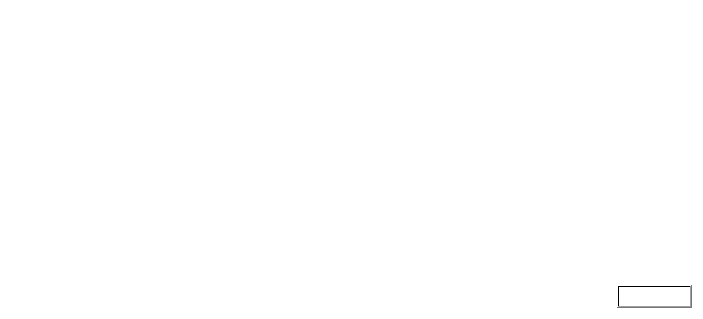
<?xml version="1.0" encoding="UTF-8"?>
<ui version="4.0">
 <class>AboutDialog</class>
 <widget class="QDialog" name="AboutDialog">
  <property name="geometry">
   <rect>
    <x>0</x>
    <y>0</y>
    <width>703</width>
    <height>319</height>
   </rect>
  </property>
  <property name="windowTitle">
   <string>About FileBit</string>
  </property>
  <property name="styleSheet">
   <string notr="true">background-color: qlineargradient(spread:pad, x1:0, y1:0, x2:1, y2:1, stop:0 rgba(252, 128, 128, 0), stop:1 rgba(255, 255, 255, 0));
color: rgb(255, 255, 255);</string>
  </property>
  <layout class="QHBoxLayout" name="horizontalLayout_2">
   <item>
    <widget class="QLabel" name="label_4">
     <property name="sizePolicy">
      <sizepolicy hsizetype="Preferred" vsizetype="Ignored">
       <horstretch>0</horstretch>
       <verstretch>0</verstretch>
      </sizepolicy>
     </property>
     <property name="pixmap">
      <pixmap resource="../bitcoin.qrc">:/images/about</pixmap>
     </property>
    </widget>
   </item>
   <item>
    <layout class="QVBoxLayout" name="verticalLayout_2">
     <item>
      <spacer name="verticalSpacer_2">
       <property name="orientation">
        <enum>Qt::Vertical</enum>
       </property>
       <property name="sizeHint" stdset="0">
        <size>
         <width>20</width>
         <height>40</height>
        </size>
       </property>
      </spacer>
     </item>
     <item>
      <layout class="QHBoxLayout" name="horizontalLayout">
       <item>
        <widget class="QLabel" name="label">
         <property name="cursor">
          <cursorShape>IBeamCursor</cursorShape>
         </property>
         <property name="text">
          <string>&lt;b&gt;FileBit&lt;/b&gt; version</string>
         </property>
         <property name="textInteractionFlags">
          <set>Qt::LinksAccessibleByMouse|Qt::TextSelectableByKeyboard|Qt::TextSelectableByMouse</set>
         </property>
        </widget>
       </item>
       <item>
        <widget class="QLabel" name="versionLabel">
         <property name="cursor">
          <cursorShape>IBeamCursor</cursorShape>
         </property>
         <property name="text">
          <string notr="true">0.3.666-beta</string>
         </property>
         <property name="textInteractionFlags">
          <set>Qt::LinksAccessibleByMouse|Qt::TextSelectableByKeyboard|Qt::TextSelectableByMouse</set>
         </property>
        </widget>
       </item>
       <item>
        <spacer name="horizontalSpacer">
         <property name="orientation">
          <enum>Qt::Horizontal</enum>
         </property>
         <property name="sizeHint" stdset="0">
          <size>
           <width>40</width>
           <height>20</height>
          </size>
         </property>
        </spacer>
       </item>
      </layout>
     </item>
     <item>
      <widget class="QLabel" name="copyrightLabel">
       <property name="cursor">
        <cursorShape>IBeamCursor</cursorShape>
       </property>
       <property name="text">
        <string>Copyright © 2009-2014 The Bitcoin developers
Copyright © 2014 The FileBit developers</string>
       </property>
       <property name="textInteractionFlags">
        <set>Qt::LinksAccessibleByMouse|Qt::TextSelectableByKeyboard|Qt::TextSelectableByMouse</set>
       </property>
      </widget>
     </item>
     <item>
      <widget class="QLabel" name="label_2">
       <property name="cursor">
        <cursorShape>IBeamCursor</cursorShape>
       </property>
       <property name="text">
        <string>
This is experimental software.

Distributed under the MIT/X11 software license, see the accompanying file COPYING or http://www.opensource.org/licenses/mit-license.php.

This product includes software developed by the OpenSSL Project for use in the OpenSSL Toolkit (http://www.openssl.org/) and cryptographic software written by Eric Young (eay@cryptsoft.com) and UPnP software written by Thomas Bernard.</string>
       </property>
       <property name="wordWrap">
        <bool>true</bool>
       </property>
       <property name="textInteractionFlags">
        <set>Qt::LinksAccessibleByMouse|Qt::TextSelectableByKeyboard|Qt::TextSelectableByMouse</set>
       </property>
      </widget>
     </item>
     <item>
      <spacer name="verticalSpacer">
       <property name="orientation">
        <enum>Qt::Vertical</enum>
       </property>
       <property name="sizeHint" stdset="0">
        <size>
         <width>20</width>
         <height>40</height>
        </size>
       </property>
      </spacer>
     </item>
     <item>
      <widget class="QDialogButtonBox" name="buttonBox">
       <property name="orientation">
        <enum>Qt::Horizontal</enum>
       </property>
       <property name="standardButtons">
        <set>QDialogButtonBox::Ok</set>
       </property>
      </widget>
     </item>
    </layout>
   </item>
  </layout>
 </widget>
 <resources>
  <include location="../bitcoin.qrc"/>
 </resources>
 <connections>
  <connection>
   <sender>buttonBox</sender>
   <signal>accepted()</signal>
   <receiver>AboutDialog</receiver>
   <slot>accept()</slot>
   <hints>
    <hint type="sourcelabel">
     <x>360</x>
     <y>308</y>
    </hint>
    <hint type="destinationlabel">
     <x>157</x>
     <y>274</y>
    </hint>
   </hints>
  </connection>
  <connection>
   <sender>buttonBox</sender>
   <signal>rejected()</signal>
   <receiver>AboutDialog</receiver>
   <slot>reject()</slot>
   <hints>
    <hint type="sourcelabel">
     <x>428</x>
     <y>308</y>
    </hint>
    <hint type="destinationlabel">
     <x>286</x>
     <y>274</y>
    </hint>
   </hints>
  </connection>
 </connections>
</ui>
